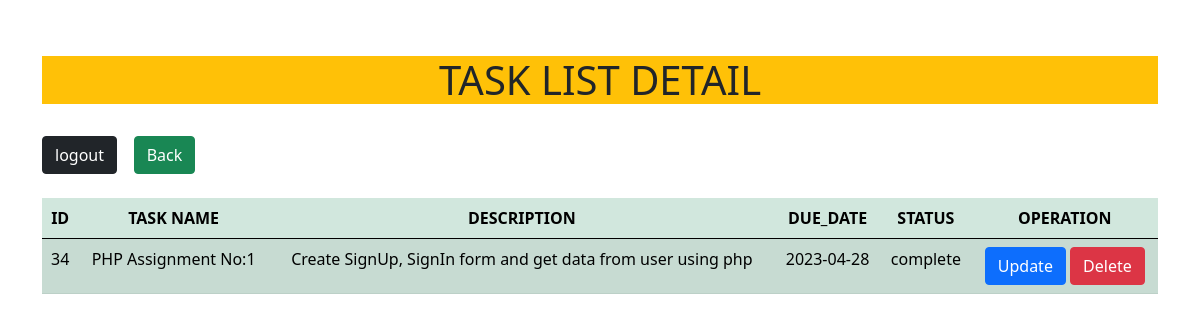
The page /task.php?id=34 on the database its author committed.
### tables this page shows
CREATE TABLE `tasks` (
  `Tid` int(11) NOT NULL,
  `name` varchar(255) NOT NULL,
  `description` text NOT NULL,
  `due_date` date NOT NULL,
  `status` tinyint(4) NOT NULL DEFAULT 0
);

### task.php (the view, shortened to what this page needs)
<!DOCTYPE html>
<html lang="en">
<head>
    <link href="https://cdn.jsdelivr.net/npm/bootstrap@5.0.2/dist/css/bootstrap.min.css" rel="stylesheet">
</head>
<body>
<div class="container mt-2"><br><br>
<h1 class="text-center  bg-warning">TASK LIST DETAIL</h1><br>
<form action="logout.php" class="text-center d-flex" style="float: left;" method="post">
    <button type="submit" class="btn btn-dark" name="logout" >logout</button>
</form>
<form action="TaskTable.php" class="text-center d-flex" method="post">
      <button type="submit" class="btn btn-success" name="logout" >
          <a href="tms.php" class="text-white text-decoration-none">Back</a>
      </button>
</form>
<br>
<?php
        include "config.php";
            $id = $_GET['id'];
            $fetch = "SELECT * FROM tasks WHERE Tid = '$id'";
            $res = mysqli_query($conn, $fetch);
        ?>
            <table class="table table-striped table-success table-hover text-center">
                <thead>
                    <tr>
                        <th>ID</th>
                        <th>TASK NAME</th>
                        <th>DESCRIPTION</th>
                        <th>DUE_DATE</th>
                        <th>STATUS</th>
                        <th>OPERATION</th>
                    </tr>
                </thead>
                <tbody>
                    <?php while ($row = mysqli_fetch_assoc($res)) {  ?>
                        <tr>
                            <td><?php echo $row["Tid"] ?></td>
                            <td><?php echo $row["name"] ?></td>
                            <td><?php echo $row["description"] ?></td>
                            <td><?php echo $row["due_date"] ?></td>
                            <td><?php if($row["status"]==0){
                                    echo "incomplete";
                                }else{
                                  echo "complete";
                                }  ?>
                            </td>
                            <td>
                                <button class="btn btn-primary">
                                    <a href="update.php?id=<?php echo $row["Tid"] ?>" class="text-white text-decoration-none"> Update
                                    </a>
                                </button>
                                <button class="btn btn-danger">
                                    <a href="delete.php?id=<?php echo $row["Tid"] ?>" class="text-white text-decoration-none"> Delete</a>
                                </button>
                            </td>
                        </tr>
                    <?php       }    ?>
                </tbody>
            </table>
<br>
    </div>
<br>
</body>
</html>

### rows shown on the page
tasks: Tid "34", name "PHP Assignment No:1", description "Create SignUp, SignIn form and get data from user using php", due_date "2023-04-28", status "complete"
